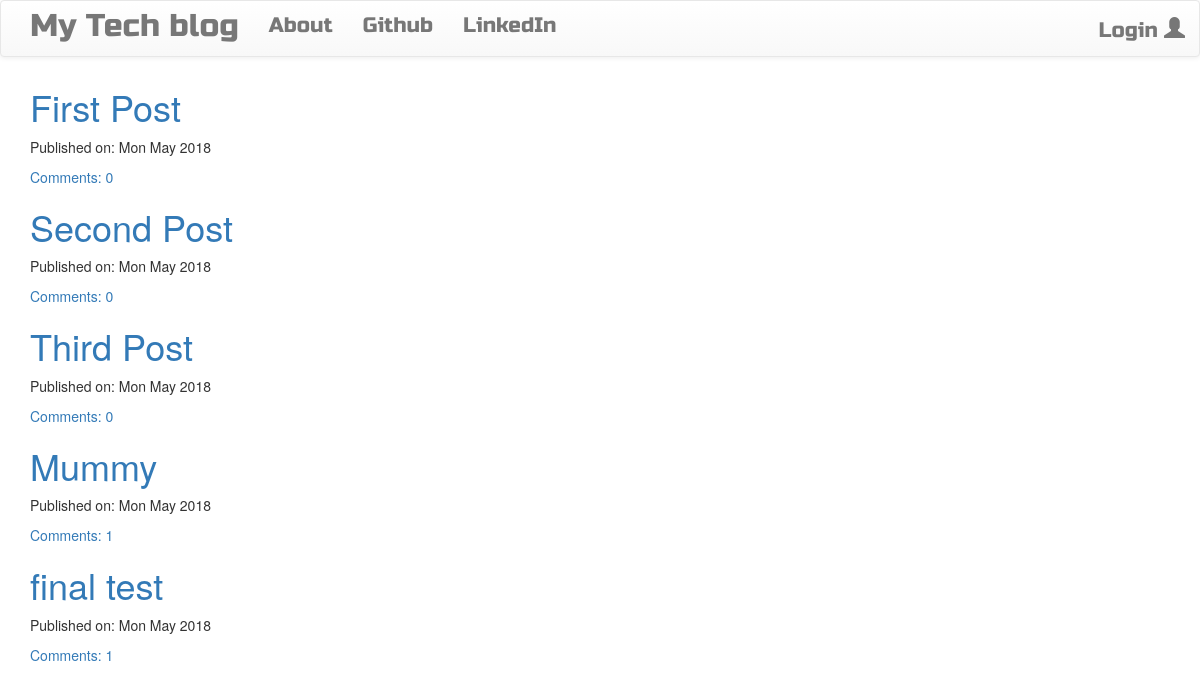
The page / on the database its author committed.
### b_app/models.py (models this page shows, shortened)
class Post(models.Model):
    author = models.ForeignKey('auth.user')
    title = models.CharField(max_length=200)
    text = models.TextField()
    create_date = models.DateTimeField(default=timezone.now())
    published_date = models.DateTimeField(blank=True, null=True)

### b_app/views.py (the view)
# urls.py: url(r'^$', views.PostListView.as_view(), name='post_list'),
class PostListView(ListView):
    model=Post
    def get_queryset(self):
        return Post.objects.filter(published_date__lte=timezone.now()).order_by('published_date')

### b_app/templates/b_app/post_list.html
{% extends 'b_app/base.html' %}
{% block content %}
<div class="centerstage">
    {% for post in post_list %}
        <div class="post">
            <h1><a href="{% url 'post_detail' pk=post.pk %}">{{ post.title }}</a></h1>
            <div class="date">
                <p>Published on: {{ post.published_date|date:"D M Y"}}</p>
            </div>
            <a href="{% url 'post_detail' pk=post.pk %}">Comments: {{   post.comments.all.count }}</a>
        </div>
    {% endfor %}
</div>
{% endblock %}

### b_app/templates/b_app/base.html (shortened to what this page needs)
<!DOCTYPE html>
{% load staticfiles %}
<html>
    <head>
        <link rel="stylesheet" href="https://maxcdn.bootstrapcdn.com/bootstrap/3.3.7/css/bootstrap.min.css">
        <link rel="stylesheet" href="https://maxcdn.bootstrapcdn.com/bootstrap/3.3.7/css/bootstrap-theme.min.css">
        <link rel="stylesheet" href="//cdn.jsdelivr.net/medium-editor/latest/css/medium-editor.min.css" type="text/css" media="screen" charset="utf-8">
        <link rel="stylesheet" href="{% static 'css/b_app.css' %}">
<body class='loader'>
  <nav class="navbar navbar-default techfont custom-navbar">
    <div class="container">
      <ul class="nav navbar-nav">
        <li><a class='navbar-brand bigbrand' href="{% url 'post_list' %}">My Tech blog</a></li>
        <li><a href="{% url 'about'%}">About</a></li>
        <li><a href="https://www.github.com">Github</a></li>
        <li><a href="https://www.linkedin.com">LinkedIn</a></li>
      </ul>
      <ul class="nav navbar-nav navbar-right">
        {% if user.is_authenticated %}
        <li>
          <a href="{% url 'post_new' %}" >New Post</a>
        </li>
        <li>
          <a href="{% url 'post_draft_list' %}">Drafts</a>
        </li>
        <li>
          <a href="{% url 'logout' %}" >Log out</a>
        </li>
        <li>
          <a >Welcome: {{ user.username }}</a>
        </li>
          {% else %}
            <li><a class='nav navbar-right' href="{% url 'login' %}" >Login <span class="glyphicon glyphicon-user"></span></a></li>
        {% endif %}
      </ul>
  </div>
</nav>
        <div class="content container">
            <div class="row">
                <div class="col-md-8">
                  <div class="blog_posts">
                    {% block content %}
                    {% endblock %}
                  </div>
                </div>
            </div>
        </div>
</body>
</html>

### b_app/static/css/b_app.css (style rules this page uses)
.techfont { font-family: 'Russo One', sans-serif; font-size: 1.5em; margin-bottom: 10px; }
.centerstage { margin-left: auto; margin-right: auto; }
.bigbrand { font-size: 1.5em; }
.loader { filter:hue-rotate(0deg); animation:hue 5000ms infinite linear; }

### rows shown on the page
Post: title "First Post", published_date "Mon May 2018", comments.all.count "0"
Post: title "Second Post", published_date "Mon May 2018", comments.all.count "0"
Post: title "Third Post", published_date "Mon May 2018", comments.all.count "0"
Post: title "Mummy", published_date "Mon May 2018", comments.all.count "1"
Post: title "final test", published_date "Mon May 2018", comments.all.count "1"
